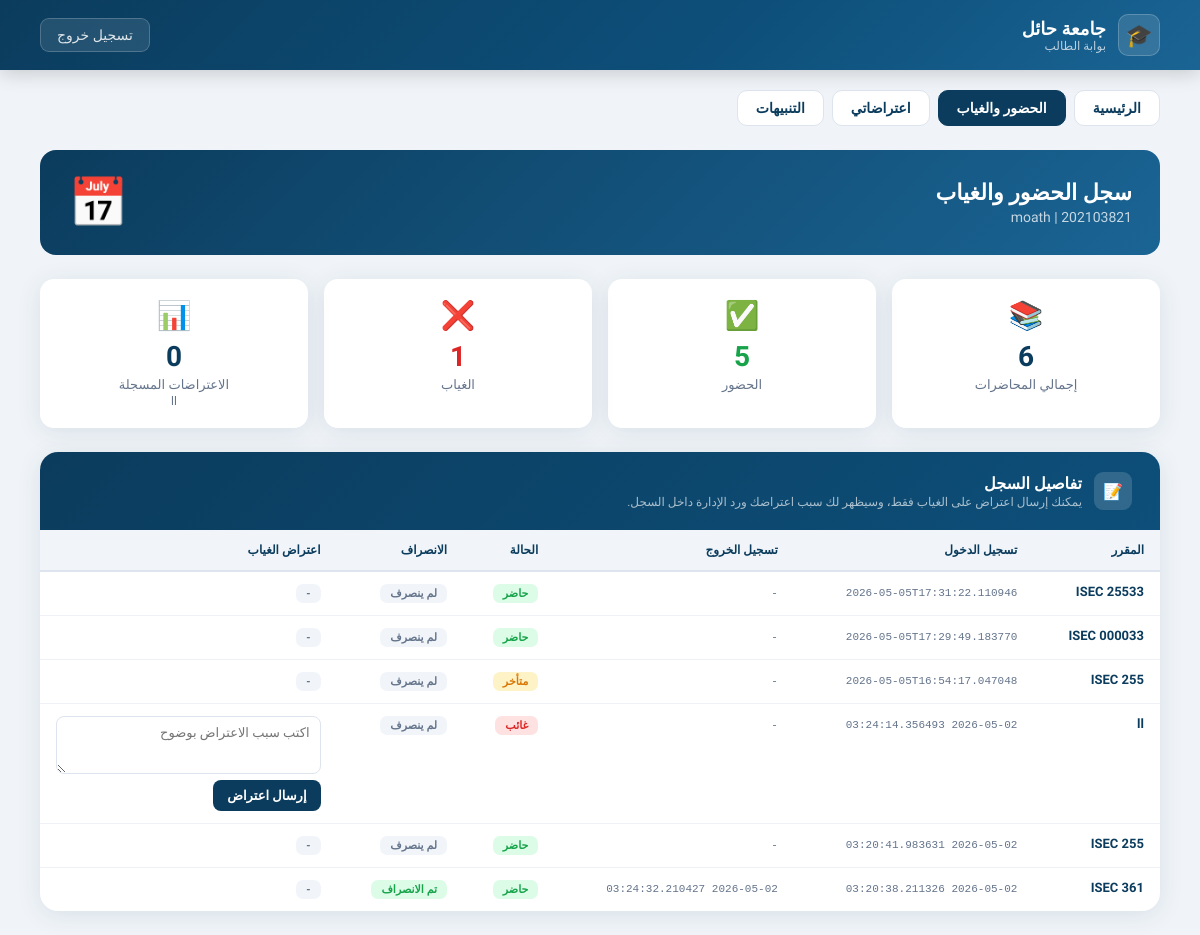
The page /student/attendance (signed in) on the database as committed earlier.
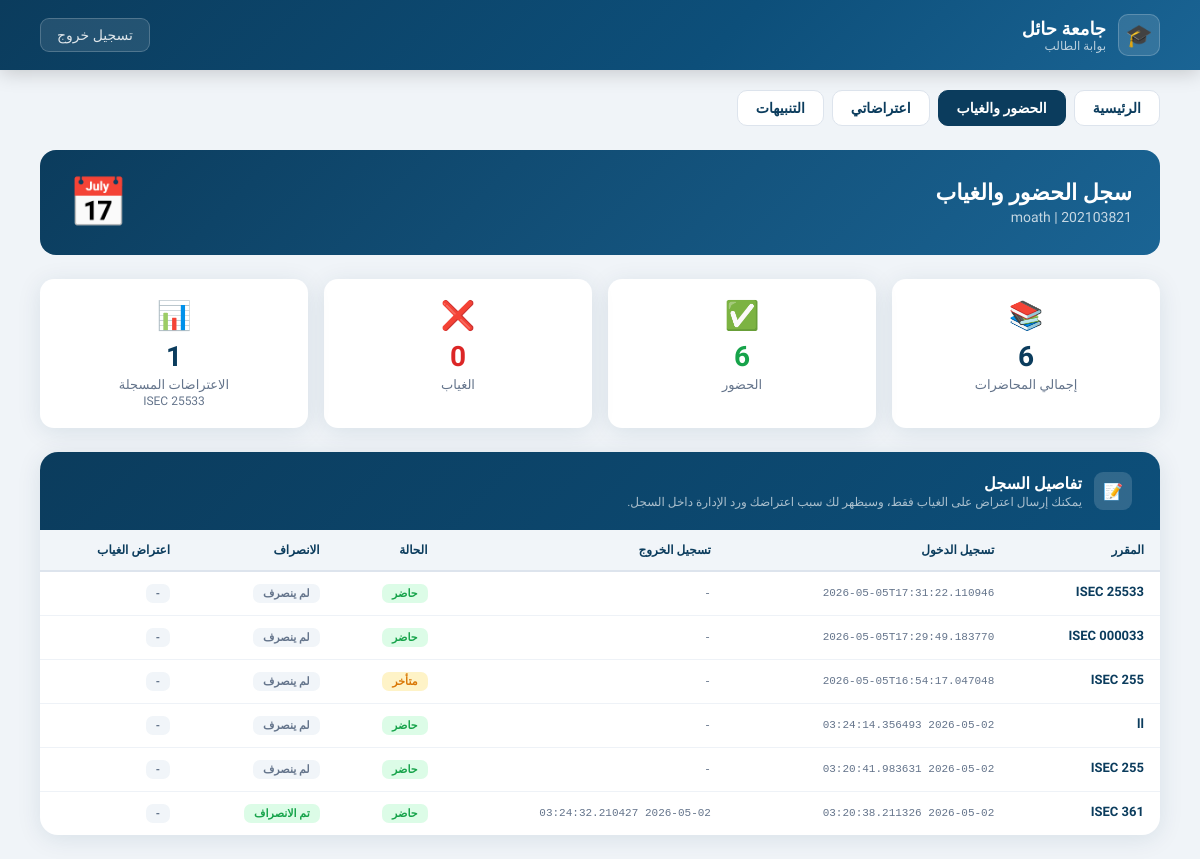
The same page on the database as committed later.
### tables this page shows
CREATE TABLE attendance (
    id INTEGER PRIMARY KEY AUTOINCREMENT,
    session_id INTEGER NOT NULL,
    university_id TEXT NOT NULL,
    check_in TIMESTAMP,
    check_out TIMESTAMP,
    status TEXT,
    FOREIGN KEY (session_id) REFERENCES sessions(session_id)
);

### routes/student_routes.py (the view)
    @app.route("/student/attendance")
    def student_attendance_page():
        if "student_id" not in session:
            return redirect("/student/login")
        page_data = _student_collect_page_data(str(session["student_id"]), (request.args.get("msg") or "").strip(), (request.args.get("msg_type") or "info").strip(), False)
        return render_template("student/student_attendance.html", **page_data, nav_page="attendance")

### helpers.py (called while the page is built)
def get_db():
    conn = sqlite3.connect(DATABASE, timeout=10, check_same_thread=False)
    conn.row_factory = sqlite3.Row
    conn.execute("PRAGMA foreign_keys=ON;")
    conn.execute("PRAGMA journal_mode=WAL;")
    conn.execute("PRAGMA synchronous=NORMAL;")
    conn.execute("PRAGMA busy_timeout=5000;")
    return conn

### routes/student_routes.py (called while the page is built)
def _student_status_is_absent(status_value):
    raw = (status_value or "").strip().lower()
    if not raw:
        return False
    return any(token in raw for token in ["absent", "غياب", "غائب"])

### templates/student/student_attendance.html (shortened to what the changed rows need)
<!DOCTYPE html>
<html lang="ar" dir="rtl">
<head>
</head>
<body>
<div class="page">
    <div class="welcome-bar">
        <div>
            <h2>سجل الحضور والغياب</h2>
        </div>
    </div>
    <div class="stats-row">
        <div class="stat-card">
            <div class="stat-icon">✅</div>
            <div class="stat-val" style="color:var(--success);">{{ present_count }}</div>
            <div class="stat-lbl">الحضور</div>
        </div>
        <div class="stat-card">
            <div class="stat-icon">❌</div>
            <div class="stat-val" style="color:var(--danger);">{{ absent_count }}</div>
            <div class="stat-lbl">الغياب</div>
        </div>
        <div class="stat-card">
            <div class="stat-icon">📊</div>
            <div class="stat-val">{{ appeals|length }}</div>
            <div class="stat-lbl">الاعتراضات المسجلة</div>
            <div class="stat-sub">{{ top_risk_course_name }}</div>
        </div>
    </div>
    <div class="card">
        <div class="card-header">
            <div>
                <h2>تفاصيل السجل</h2>
            </div>
        </div>
        <div class="table-wrap">
            {% if attendance %}
            <table>
                <thead>
                    <tr>
                        <th>المقرر</th>
                        <th>تسجيل الدخول</th>
                        <th>تسجيل الخروج</th>
                        <th>الحالة</th>
                        <th>الانصراف</th>
                        <th>اعتراض الغياب</th>
                    </tr>
                </thead>
                <tbody>
                {% for row in attendance %}
                <tr>
                    <td><span class="course-cell">{{ row.course_name }}</span></td>
                    <td><span class="ts">{{ row.check_in or '-' }}</span></td>
                    <td><span class="ts">{{ row.check_out or '-' }}</span></td>
                    <td>
                        {% set st = (row.status or '')|lower %}
                        {% if 'present' in st %}
                            <span class="badge badge-present">حاضر</span>
                        {% elif 'late' in st %}
                            <span class="badge badge-late">متأخر</span>
                        {% elif 'absent' in st or 'غي' in st %}
                            <span class="badge badge-absent">غائب</span>
                        {% else %}
                            <span class="badge badge-other">{{ row.status or '-' }}</span>
                        {% endif %}
                    </td>
                    <td>
                        {% if row.check_out %}
                            <span class="badge badge-present">تم الانصراف</span>
                        {% else %}
                            <span class="badge badge-other">لم ينصرف</span>
                        {% endif %}
                    </td>
                    <td>
                        {% if 'absent' in st or 'غي' in st %}
                            {% if row.appeal_status %}
                                <span class="badge badge-{{ 'pending' if row.appeal_status == 'pending' else 'approved' if row.appeal_status == 'approved' else 'rejected' }}">
                                    {% if row.appeal_status == 'pending' %}قيد المراجعة{% elif row.appeal_status == 'approved' %}مقبول{% else %}مرفوض{% endif %}
                                </span>
                                {% if row.appeal_reason %}
                                <div class="note-box">
                                    <strong>سبب اعتراضك:</strong><br>
                                    {{ row.appeal_reason }}
                                    {% if row.appeal_created_at %}
                                    <br><small>وقت الإرسال: {{ row.appeal_created_at }}</small>
                                    {% endif %}
                                </div>
                                {% endif %}
                                {% if row.appeal_admin_note %}
                                <div class="note-box">
                                    <strong>ملاحظة الأدمن:</strong><br>
                                    {{ row.appeal_admin_note }}
                                    {% if row.appeal_reviewed_at %}
                                    <br><small>وقت المراجعة: {{ row.appeal_reviewed_at }}</small>
                                    {% endif %}
                                </div>
                                {% endif %}
                            {% else %}
                                <form action="/student/appeals/create" method="post" class="appeal-form">
                                    <textarea name="reason" required placeholder="اكتب سبب الاعتراض بوضوح"></textarea>
                                    <button type="submit">إرسال اعتراض</button>
                                </form>
                            {% endif %}
                        {% else %}
                            <span class="badge badge-other">-</span>
                        {% endif %}
                    </td>
                </tr>
                {% endfor %}
                </tbody>
            </table>
            {% else %}
            <div class="empty">
                <div class="empty-icon">📅</div>
                <p>لا توجد سجلات حضور حتى الآن.</p>
            </div>
            {% endif %}
        </div>
    </div>
</div>
</body>
</html>

Rows that differ between the two databases and show on the page:
changed attendance (number 4 of 6 on the later page): text "غائب إرسال اعتراض" → "حاضر -"
Other text that changed with them:
{{ present_count }}: "5" → "6"
{{ absent_count }}: "1" → "0"
{{ appeals|length }}: "0" → "1"
{{ top_risk_course_name }}: "ll" → "ISEC 25533"
